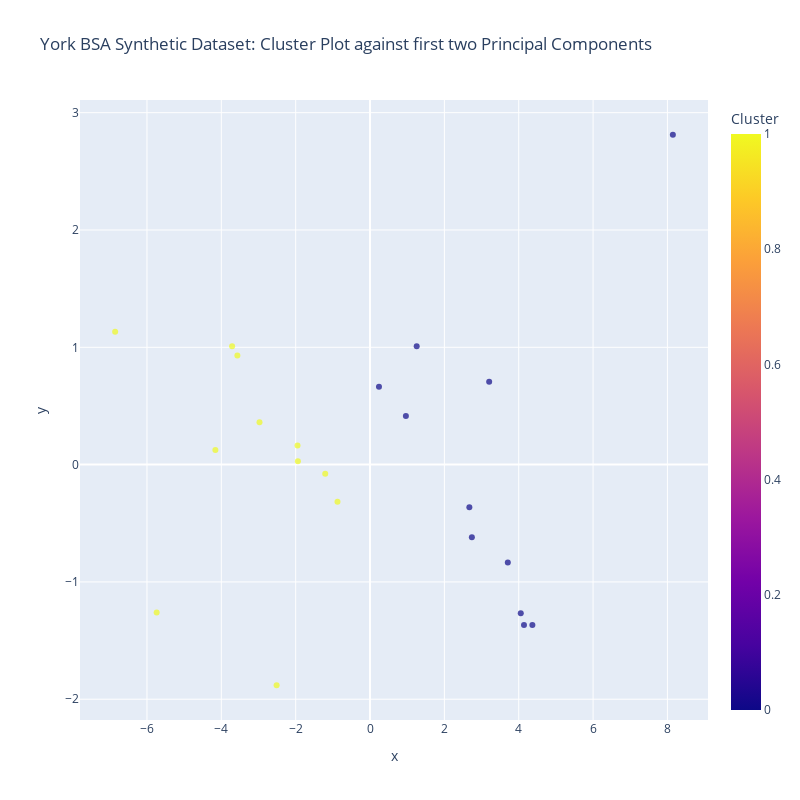

This figure's notebook cell:
### Code cell
# printing a scatter plot for results
plt.figure(figsize=(6, 8))
fig = px.scatter(x=pca_result2[:, 0], y=pca_result2[:, 1], color=clusters2,
                 labels={'color': 'Cluster'},
                 title='York BSA Synthetic Dataset: Cluster Plot against first two Principal Components',
                 opacity=0.7,
                 width=800, 
                 height=800)

plt.tight_layout()
fig.show()

print(f"These two components explain {(variance_ratio2.sum()*100):.2f}% of the point variability.")

### Figure 1 — Plotly figure (JSON) as saved in the notebook; plotly's stock layout.template omitted (floating-point values rounded to 4 significant figures)
{"data": [{"hovertemplate": "x=%{x}<br>y=%{y}<br>Cluster=%{marker.color}<extra></extra>", "legendgroup": "", "marker": {"color": [1, 1, 0, 1, 1, 0, 1, 0, 1, 0, 0, 1, 0, 0, 1, 0, 1, 1, 0, 0, 0, 1], "coloraxis": "coloraxis", "opacity": 0.7, "symbol": "circle"}, "mode": "markers", "name": "", "orientation": "v", "showlegend": false, "type": "scatter", "x": [-0.8754, -4.16, 3.205, -6.856, -1.95, 4.055, -2.513, 4.142, -3.569, 8.146, 2.672, -5.74, 2.74, 4.367, -3.71, 3.707, -2.973, -1.94, 0.9648, 0.2404, 1.255, -1.205], "xaxis": "x", "y": [-0.3172, 0.1237, 0.706, 1.132, 0.1619, -1.268, -1.881, -1.368, 0.9291, 2.812, -0.3632, -1.26, -0.6193, -1.367, 1.01, -0.8338, 0.362, 0.02938, 0.4152, 0.664, 1.01, -0.07808], "yaxis": "y"}], "layout": {"coloraxis": {"colorbar": {"title": {"text": "Cluster"}}, "colorscale": [[0, "#0d0887"], [0.1111, "#46039f"], [0.2222, "#7201a8"], [0.3333, "#9c179e"], [0.4444, "#bd3786"], [0.5556, "#d8576b"], [0.6667, "#ed7953"], [0.7778, "#fb9f3a"], [0.8889, "#fdca26"], [1, "#f0f921"]]}, "height": 800, "legend": {"tracegroupgap": 0}, "title": {"text": "York BSA Synthetic Dataset: Cluster Plot against first two Principal Components"}, "width": 800, "xaxis": {"anchor": "y", "autorange": true, "domain": [0, 1], "range": [-7.802, 9.092], "title": {"text": "x"}, "type": "linear"}, "yaxis": {"anchor": "x", "autorange": true, "domain": [0, 1], "range": [-2.177, 3.108], "title": {"text": "y"}, "type": "linear"}}}
